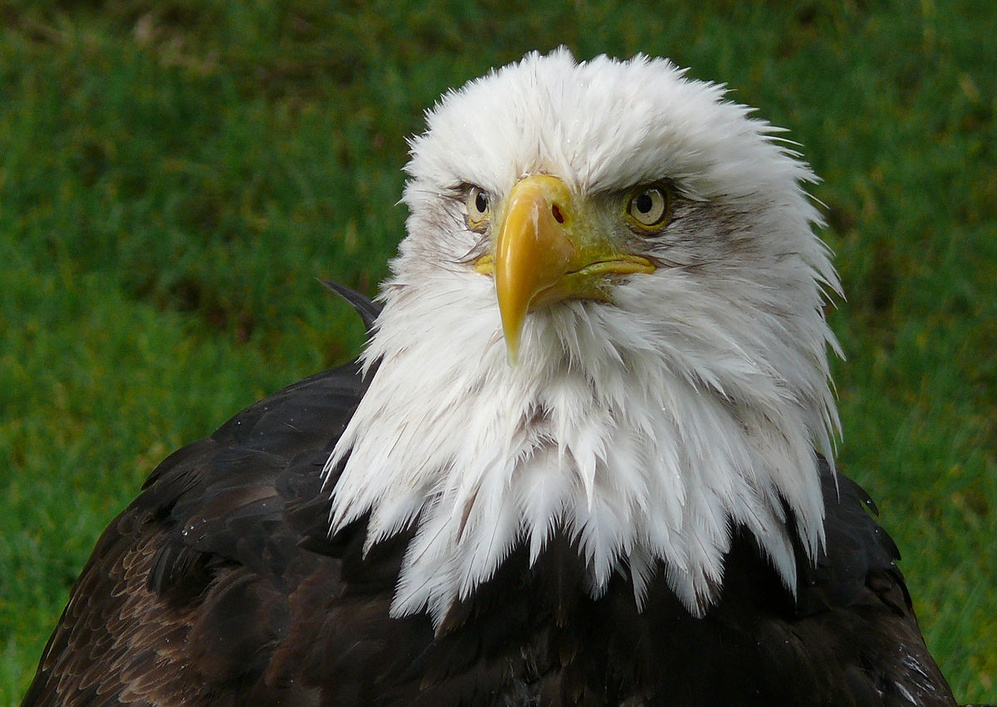
#> input picture ex7/1200px-Águila_calva.jpg, 997 x 707 px, shrunk from 1200 x 851 before the run
$ jupyter execute --allow-errors ex2.ipynb
#> lines starting #> are read from the running program, lines starting #| are printed output that depends on the picture
[cell 1]
import numpy as np
import matplotlib.pyplot as plt
import scipy.io
from scipy.signal import convolve2d

[cell 2]
data = scipy.io.loadmat('ex7data1.mat')
#> (reads ex7/ex7data1.mat from the repository)
X = data['X']
plt.scatter(X[:, 0], X[:, 1])
plt.show()
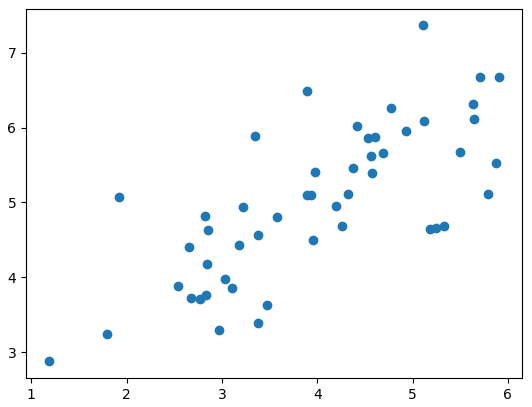
#> figure drawn by matplotlib, 1 panel
print(X.shape)

[cell 3]
# mean 0
x_mean = X.mean(axis=0)
X_nor = X - x_mean
print(X_nor.shape)

[cell 4]
#covariance
cov = X_nor.T.dot(X_nor) / X_nor.shape[0]
print(cov.shape)

[cell 5]
U, S, V = np.linalg.svd(cov)
print(U)
print(S)
print(V)

[cell 6]
plt.scatter(X_nor[:, 0], X_nor[:, 1])
root = [0], [0]
#> (the rest of this cell did not finish here and is left out)

#> (a cell that did not finish here is left out)

[cell 8]
eagle =  plt.imread('1200px-Águila_calva.jpg')
#> eagle is the input picture: shape (707, 997, 3); mean R, G, B 77.6, 86.9, 61
eagle.shape
#> Out = (707, 997, 3)

#> (a cell that did not finish here is left out)

#> (a cell that did not finish here is left out)

#> (a cell that did not finish here is left out)

#> (a cell that did not finish here is left out)

[cell 13]
eagle =  plt.imread('download.jpeg')
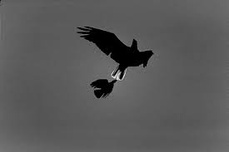
#> input picture ex7/download.jpeg, 229 x 152 px, shrunk from 275 x 183 before the run
#> eagle is the input picture: shape (152, 229, 3); min 0, max 237, mean 89.1
eagle.shape
#> Out = (152, 229, 3)
# image = eagle[:, :, 0]

#> (a cell that did not finish here is left out)

[cell 15]
n = eagle.shape[2]
#> n = 3
img_fil = np.empty((eagle.shape[0], eagle.shape[1], 0))
#> img_fil = empty array
#> (the rest of this cell did not finish here and is left out)

#> (a cell that did not finish here is left out)

[cell 17]
print(img_fil.shape)
#| (152, 229, 0)
